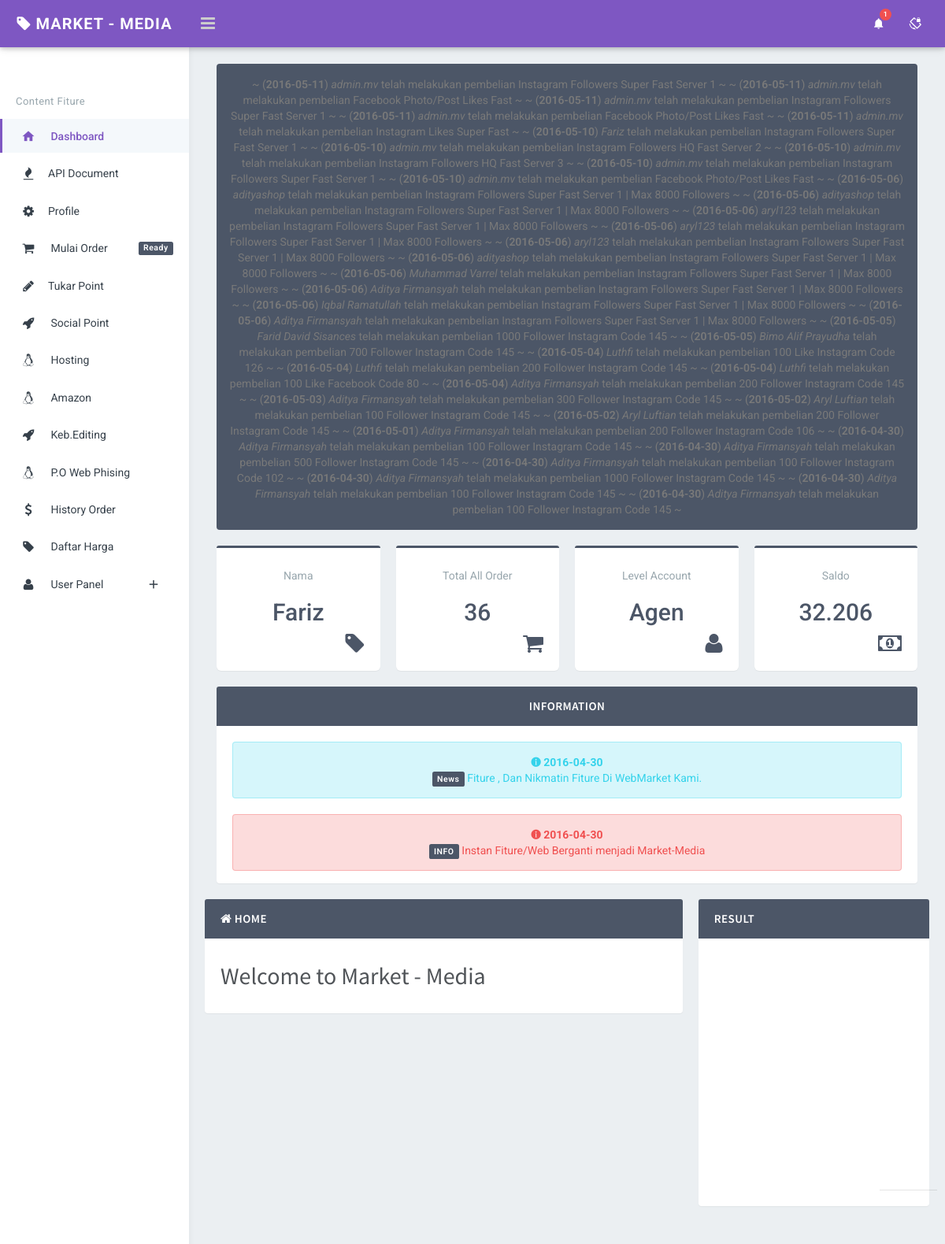
The app's page / (signed in) with its own data.
### tables this page shows
CREATE TABLE IF NOT EXISTS `historyall` (
  `id` int(10) NOT NULL AUTO_INCREMENT,
  `no` varchar(100) NOT NULL,
  `pembeli` varchar(100) NOT NULL,
  `barang` varchar(100) NOT NULL,
  `harga` varchar(100) NOT NULL,
  `status` enum('Proccess','Success','Gagal') NOT NULL,
  `data` varchar(1000) NOT NULL,
  `tanggal` date NOT NULL,
  PRIMARY KEY (`id`)
);

CREATE TABLE IF NOT EXISTS `user` (
  `id` int(10) NOT NULL AUTO_INCREMENT,
  `facebook` varchar(100) NOT NULL,
  `username` varchar(100) NOT NULL,
  `password` varchar(100) NOT NULL,
  `nama` varchar(100) NOT NULL,
  `level` enum('Admin','Reseller','Agen','Member','MemberFree','MemberVip','Banned') NOT NULL,
  `saldo` varchar(100) NOT NULL,
  `poin` bigint(100) NOT NULL,
  `uplink` varchar(100) NOT NULL,
  PRIMARY KEY (`id`)
);

### index.php (the view, shortened to what this page needs)
<?php
if(!isset($_SESSION['username'])) {
header('location:HomePage/'); }
else { $username = $_SESSION['username']; }
$query = mysql_query("SELECT * FROM user WHERE username = '$username'");
$get = mysql_fetch_array($query);
$transaksi = mysql_query("SELECT * FROM historyall");
$totaltransaksi = mysql_num_rows($transaksi);
$nama = $get['nama'];
$level = $get['level'];
$saldo = " " . number_format($get['saldo'],0,',','.');
?>
<?php
if ($get['level'] == 'Banned') {
echo "Maaf Akun Telah Di Banned.";
} else {
?>
<!DOCTYPE html>
<html>
<head>
		<link rel="stylesheet" href="asset/plugins/morris/morris.css">
        <link href="asset/plugins/sweetalert/dist/sweetalert.css" rel="stylesheet" type="text/css">
        <link href="asset/css/bootstrap.min.css" rel="stylesheet" type="text/css" />
        <link href="asset/css/core.css" rel="stylesheet" type="text/css" />
        <link href="asset/css/components.css" rel="stylesheet" type="text/css" />
        <link href="asset/css/icons.css" rel="stylesheet" type="text/css" />
        <link href="asset/css/pages.css" rel="stylesheet" type="text/css" />
        <link href="asset/css/responsive.css" rel="stylesheet" type="text/css" />
    </head>
    <body class="fixed-left">
        <div id="wrapper">
            <div class="topbar">
                <div class="topbar-left">
                    <div class="text-center">
                              <a href="/index.php" class="logo"><i class="fa fa-tag"></i><span> Market - Media </span></a>
                    </div>
                </div>
                <div class="navbar navbar-default" role="navigation">
                    <div class="container">
                        <div class="">
                            <div class="pull-left">
                                <button class="button-menu-mobile open-left">
                                    <i class="fa fa-bars"></i>
                                </button>
                            </div>
                            <ul class="nav navbar-nav navbar-right pull-right">
                                <li class="dropdown hidden-xs">
                                    <a href="javascript:;" data-target="#" class="dropdown-toggle waves-effect waves-light" data-toggle="dropdown" aria-expanded="true">
    <i class="md md-notifications"></i> <span class="badge badge-xs badge-danger">1</span>
                                    </a>
                                </li>
                                <li class="hidden-xs">
                                    <a href="javascript:;" id="btn-fullscreen" class="waves-effect waves-light"><i class="md md-screen-lock-rotation"></i></a>
                                </li>
                                    </ul>
                        </div>
                    </div>
                </div>
            </div>
            <div class="left side-menu">
                <div class="sidebar-inner slimscrollleft">
                    <div class="user-details">
                    </div>
                    <div id="sidebar-menu">
                        <ul>
                        	<li class="text-muted menu-title">Content Fiture</li>
                            <li>
					    <a href="/index.php" class="waves-effect active"><i class="md md-home"></i><span> Dashboard </span></a>
							</li>
                            <li class="has_sub">
                                <a href="javascript:;" class="waves-effect"><i class="fa fa-fire"></i><span>API Document</span><span class="pull-right"><i class="md md-two"></i></span></a>
                                    <a href="javascript:;" onclick="buka('api/api');"></li>Create Api</a></li>
                                </ul>
                            <li>
                                <a href="javascript:;" class="waves-effect"><i class="fa fa-cog"></i><span>Profile </span><span class="pull-right"><i class="md md-two"></i></span></a>
                                    <a href="javascript:;" onclick="buka('panel/cpass');"></li>Change Password</a></li>
                            <li>
                            <li>
                                <a href="javascript:;" onclick="buka('item2/ini');" class="waves-effect"><i class="fa fa-shopping-cart"></i><span class="label label-inverse pull-right">Ready</span><span> Mulai Order </span></a>
 <li class="has_sub"> <a href="#" class="waves-effect"><i class="fa fa-pencil"></i><span>Tukar Point</span> </a>
                            </li>
                            </li>
                            <li class="has_sub">
                                <a href="javascript:void(0);" class="waves-effect"><i class="fa fa-rocket"></i> <span>Social Point</span> <span class="menu-arrow"></span></a>
                                </li>
                           <li class="has_sub">
                                <a href="javascript:void(0);" class="waves-effect"><i class="fa fa-linux"></i> <span>Hosting</span> <span class="menu-arrow"></span></a>
                                </li>
									                           <li class="has_sub">
                                <a href="javascript:void(0);" class="waves-effect"><i class="fa fa-linux"></i> <span>Amazon</span> <span class="menu-arrow"></span></a>
                            </li>
                                </li>
									 <li class="has_sub">
                                <a href="javascript:void(0);" class="waves-effect"><i class="fa fa-rocket"></i> <span>Keb.Editing</span> <span class="menu-arrow"></span></a>
                                </li>
                           <li class="has_sub">
                                <a href="javascript:void(0);" class="waves-effect"><i class="fa fa-linux"></i> <span>P.O Web Phising</span> <span class="menu-arrow"></span></a>
                            </li>
                           <li class="has_sub">
<a href="javascript:;" onclick="buka('panel/history');" class="waves-effect"><i class="fa fa-dollar"></i><span class="label label-info pull-right"></span><span> History Order </span></a></li>
<li>
                                <a href="javascript:;" onclick="buka('HomePage/content/zharga');" class="waves-effect"><i class="fa fa-tag"></i><span class="label label-info pull-right"></span><span> Daftar Harga </span></a>
                            </li>
                            <li class="has_sub">
                            <li>
                            <li>
                               <li class="has_sub">
                                <a href="javascript:;" class="waves-effect"><i class="fa fa-user"></i><span> User Panel </span><span class="pull-right"><i class="md md-add"></i></span></a>
                                	<?php if($level == 'Admin') { ?>
                            <li>
                                <a href="javascript:;" onclick="buka('panel/tambahuser');">
                                    </i> Tambah User
                                </a>
                            </li>
                            <li>
                            </li>
                            <li>
                                <a href="javascript:;" onclick="buka('panel/gantistatusorder');">
                                    </i> Ganti Status Orderan
                                </a>
                            </li>
                            <li>
                                <a href="javascript:;" onclick="buka('panel/cekorder');">
                                    </i> Cek Order
                                </a>
                            </li>
                            <li>
                                <a href="javascript:;" onclick="buka('panel/cekuser');">
                                    </i> Cek User
                                </a>
                            </li>
                            <li>
                                <a href="javascript:;" onclick="buka('panel/hapususer');">
                                    </i> Hapus User
                                </a>
                            </li>
                            <li>
                                <a href="javascript:;" onclick="buka('panel/topupsaldo');">
                                    </i> TopUp Saldo
                                </a>
                            </li>
                            <li>
                                <a href="javascript:;" onclick="buka('panel/upgradeagen');">
                                    </i> Member To Agen
                                </a>
                            </li>
                            <li>
                                <a href="javascript:;" onclick="buka('panel/upgradetoress');">
                                    </i> Member To Reseller
                                </a>
                            </li>
                            <li>
                                <a href="javascript:;" onclick="buka('panel/upgradereseller');">
                                    </i> Agen To Reseller
                                </a>
                            </li>
<? } else if($level == 'Agen') { ?>
                            </li>
                            </li>
<? } ?>
                    </li>
                            </li>
                    </div>
                </div>
            </div>
            <div class="content-page">
                <div class="content">
                    <div class="container">
                        <div class="row">
                            <div class="col-sm-12">
                            </div>
                        </div>
                <div class="content">
                    <div class="container">
                        <div class="alert alert-inverse bg-inverse">
                            <marquee direction="left" scrollamount="15" align="center">
<?php
$tampil = mysql_query("SELECT * FROM historyall ORDER BY id DESC");
while($data = mysql_fetch_array($tampil))
 {
echo " ~ (<b>".$data[tanggal]."</b>) <i>".$data[pembeli]."</i> telah melakukan pembelian ".$data[barang]." ~";
}
?>
</marquee>
</div>
                        <div class="row text-center">
                            <div class="col-md-6 col-sm-6 col-lg-3 hidden-xs">
                                <div class="panel panel-border panel-inverse widget-s-1">
                                    <div class="panel-heading"> </div>
                                    <div class="panel-body">
                                    <span class="text-muted">Nama</a></span>
                                    <div class="h2 text-inverse"><?php echo $nama ?></div>
                                    <div class="text-right">
                                      <i class="fa fa-tag fa-2x text-inverse"></i>
                                    </div>
                                </div>
                                </div>
                            </div>
                            <div class="col-md-6 col-sm-6 col-lg-3 hidden-xs">
                                <div class="panel panel-border panel-inverse widget-s-1">
                                    <div class="panel-heading"> </div>
                                    <div class="panel-body">
                                    <span class="text-muted">Total All Order</a></span>
                                    <div class="h2 text-inverse"><?php echo $totaltransaksi ?></div>
                                    <div class="text-right">
                                      <i class="fa fa-shopping-cart fa-2x text-inverse"></i>
                                    </div>
                                </div>
                                </div>
                            </div>
                            <div class="col-md-6 col-sm-6 col-lg-3 hidden-xs">
                                <div class="panel panel-border panel-inverse widget-s-1">
                                    <div class="panel-heading"> </div>
                                    <div class="panel-body">
                                    <span class="text-muted">Level Account</a></span>
                                    <div class="h2 text-inverse"><?php echo $level ?></div>
                                    <div class="text-right">
                                      <i class="fa fa-user fa-2x text-inverse"></i>
                                    </div>
                                </div>
                                </div>
                            </div>
                            <div class="col-md-6 col-sm-6 col-lg-3">
                                <div class="panel panel-border panel-inverse widget-s-1">
                                    <div class="panel-heading"> </div>
                                    <div class="panel-body">
                                    <span class="text-muted">Saldo</a></span>
                                    <div class="h2 text-inverse"><?php echo $saldo ?></div>
                                    <div class="text-right">
                                      <i class="fa fa-money fa-2x text-inverse"></i>
                                    </div>
                                </div>
                            </div>
                        </div>
<div class="col-md-12">
                                <div class="panel panel-color panel-inverse">
                                    <div class="panel-heading">
                                        <h3 class="panel-title">Information</h3>
                                    </div>
                                    <div class="panel-body" style="height: 200px; overflow-y: auto;">
<div class='alert alert-info'><strong><i class='ion-information-circled'></i> 2016-04-30</strong><br /><span class='label label-inverse'>News</span> Fiture , Dan Nikmatin Fiture Di WebMarket Kami.</div>
<div class='alert alert-danger'><strong><i class='ion-information-circled'></i> 2016-04-30</strong><br /><span class='label label-inverse'>INFO</span> Instan Fiture/Web Berganti menjadi Market-Media</div>	                                  </div>
                                </div>                                  </div>
                                </div>
                            </div>
                                </div>
                        <div class="row">
    <div class="col-lg-8">
    <div class="panel panel-color panel-inverse" id="konten">
    <div class="panel-heading">
    <h3 class="panel-title"><i class="fa fa-home"></i> Home</h3>
    </div>
    <div class="panel-body">
<h2>Welcome to Market - Media</h2>
    </div>
    </div>
    </div>
                            <div class="col-md-4">
                                <div class="panel panel-color panel-inverse">
                                    <div class="panel-heading">
                                        <h3 class="panel-title">Result</h3>
                                    </div>
                                    <div class="panel-body">
                              <div style="height: 300px; overflow-y: auto;">
                              </div>
                <footer class="footer text-right">
            </div>
</body>
</html>
<?php } ?>

### asset/css/components.css (style rules this page uses)
.panel { border: none; margin-bottom: 20px; }
.panel .panel-body { padding: 20px; }
.panel-heading { border: none !important; padding: 10px 20px; }
.panel-title { font-size: 15px; font-weight: 600; margin-bottom: 0; margin-top: 0; text-transform: uppercase; letter-spacing: 0.03em; }
.panel-color .panel-title { color: #ffffff; }
.panel-inverse > .panel-heading { background-color: #4c5667; }
.panel-border .panel-heading { background-color: #ffffff; border-top: 3px solid #DADFE2 !important; padding: 10px 20px 0px; }
.panel-border .panel-body { padding: 15px 20px 20px 20px; }
.panel-border.panel-inverse .panel-heading { border-color: #4c5667 !important; color: #4c5667 !important; }
.widget-s-1 { border-radius: 6px; }

### records on screen
historyall: tanggal "2016-05-11", pembeli "admin.mv", barang "Instagram Followers Super Fast Server 1"
historyall: tanggal "2016-05-11", pembeli "admin.mv", barang "Facebook Photo/Post Likes Fast"
historyall: tanggal "2016-05-11", pembeli "admin.mv", barang "Instagram Followers Super Fast Server 1"
historyall: tanggal "2016-05-11", pembeli "admin.mv", barang "Facebook Photo/Post Likes Fast"
historyall: tanggal "2016-05-11", pembeli "admin.mv", barang "Instagram Likes Super Fast"
historyall: tanggal "2016-05-10", pembeli "Fariz", barang "Instagram Followers Super Fast Server 1"
historyall: tanggal "2016-05-10", pembeli "admin.mv", barang "Instagram Followers HQ Fast Server 2"
historyall: tanggal "2016-05-10", pembeli "admin.mv", barang "Instagram Followers HQ Fast Server 3"
historyall: tanggal "2016-05-10", pembeli "admin.mv", barang "Instagram Followers Super Fast Server 1"
historyall: tanggal "2016-05-10", pembeli "admin.mv", barang "Facebook Photo/Post Likes Fast"
historyall: tanggal "2016-05-06", pembeli "adityashop", barang "Instagram Followers Super Fast Server 1 | Max 8000 Followers"
historyall: tanggal "2016-05-06", pembeli "adityashop", barang "Instagram Followers Super Fast Server 1 | Max 8000 Followers"
historyall: tanggal "2016-05-06", pembeli "aryl123", barang "Instagram Followers Super Fast Server 1 | Max 8000 Followers"
historyall: tanggal "2016-05-06", pembeli "aryl123", barang "Instagram Followers Super Fast Server 1 | Max 8000 Followers"
historyall: tanggal "2016-05-06", pembeli "aryl123", barang "Instagram Followers Super Fast Server 1 | Max 8000 Followers"
historyall: tanggal "2016-05-06", pembeli "adityashop", barang "Instagram Followers Super Fast Server 1 | Max 8000 Followers"
historyall: tanggal "2016-05-06", pembeli "Muhammad Varrel", barang "Instagram Followers Super Fast Server 1 | Max 8000 Followers"
historyall: tanggal "2016-05-06", pembeli "Aditya Firmansyah", barang "Instagram Followers Super Fast Server 1 | Max 8000 Followers"
historyall: tanggal "2016-05-06", pembeli "Iqbal Ramatullah", barang "Instagram Followers Super Fast Server 1 | Max 8000 Followers"
historyall: tanggal "2016-05-06", pembeli "Aditya Firmansyah", barang "Instagram Followers Super Fast Server 1 | Max 8000 Followers"
historyall: tanggal "2016-05-05", pembeli "Farid David Sisances", barang "1000 Follower Instagram Code 145"
historyall: tanggal "2016-05-05", pembeli "Bimo Alif Prayudha", barang "700 Follower Instagram Code 145"
historyall: tanggal "2016-05-04", pembeli "Luthfi", barang "100 Like Instagram Code 126"
historyall: tanggal "2016-05-04", pembeli "Luthfi", barang "200 Follower Instagram Code 145"
historyall: tanggal "2016-05-04", pembeli "Luthfi", barang "100 Like Facebook Code 80"
historyall: tanggal "2016-05-04", pembeli "Aditya Firmansyah", barang "200 Follower Instagram Code 145"
historyall: tanggal "2016-05-03", pembeli "Aditya Firmansyah", barang "300 Follower Instagram Code 145"
historyall: tanggal "2016-05-02", pembeli "Aryl Luftian", barang "100 Follower Instagram Code 145"
historyall: tanggal "2016-05-02", pembeli "Aryl Luftian", barang "200 Follower Instagram Code 145"
historyall: tanggal "2016-05-01", pembeli "Aditya Firmansyah", barang "200 Follower Instagram Code 106"
historyall: tanggal "2016-04-30", pembeli "Aditya Firmansyah", barang "100 Follower Instagram Code 145"
historyall: tanggal "2016-04-30", pembeli "Aditya Firmansyah", barang "500 Follower Instagram Code 145"
historyall: tanggal "2016-04-30", pembeli "Aditya Firmansyah", barang "100 Follower Instagram Code 102"
historyall: tanggal "2016-04-30", pembeli "Aditya Firmansyah", barang "1000 Follower Instagram Code 145"
historyall: tanggal "2016-04-30", pembeli "Aditya Firmansyah", barang "100 Follower Instagram Code 145"
historyall: tanggal "2016-04-30", pembeli "Aditya Firmansyah", barang "100 Follower Instagram Code 145"
user: nama "Fariz", level "Agen", saldo "32.206"

### other values on screen
$totaltransaksi "36"
